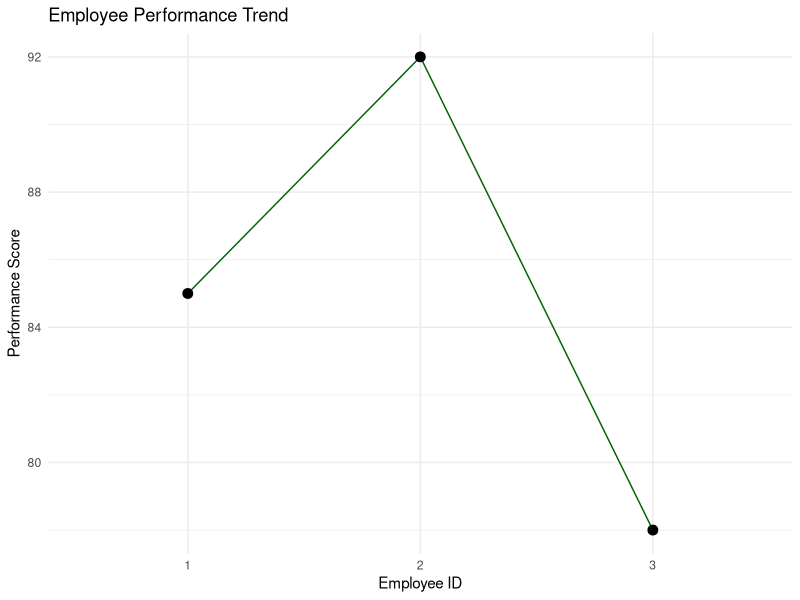

Recreate this plot in R.
library(ggplot2)

df8 <- data.frame(
  EmployeeID = factor(c(1, 2, 3)),
  PerformanceScore = c(85, 92, 78)
)

ggplot(df8, aes(x = EmployeeID, y = PerformanceScore, group = 1)) +
  geom_line(color = "darkgreen") +
  geom_point(size = 3) +
  labs(title = "Employee Performance Trend", x = "Employee ID", y = "Performance Score") +
  theme_minimal()
